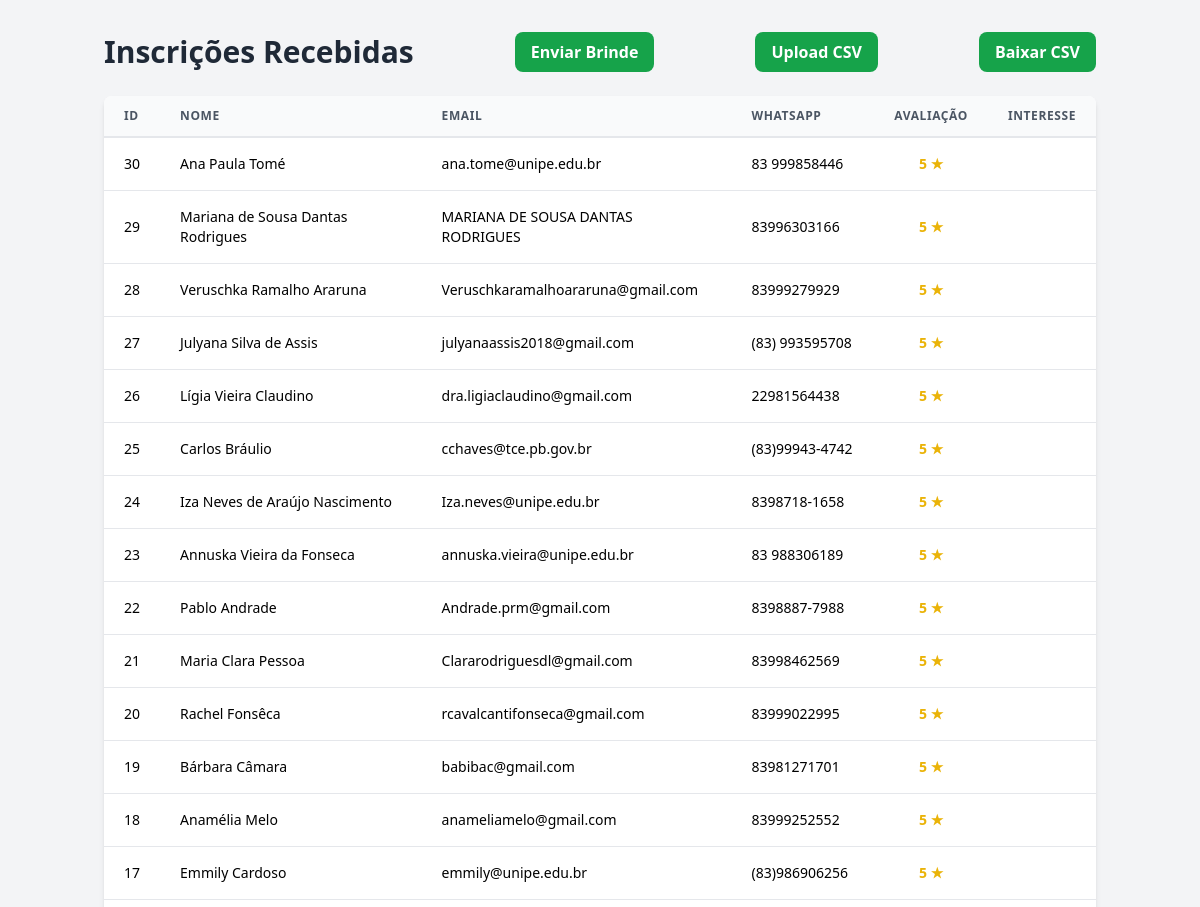
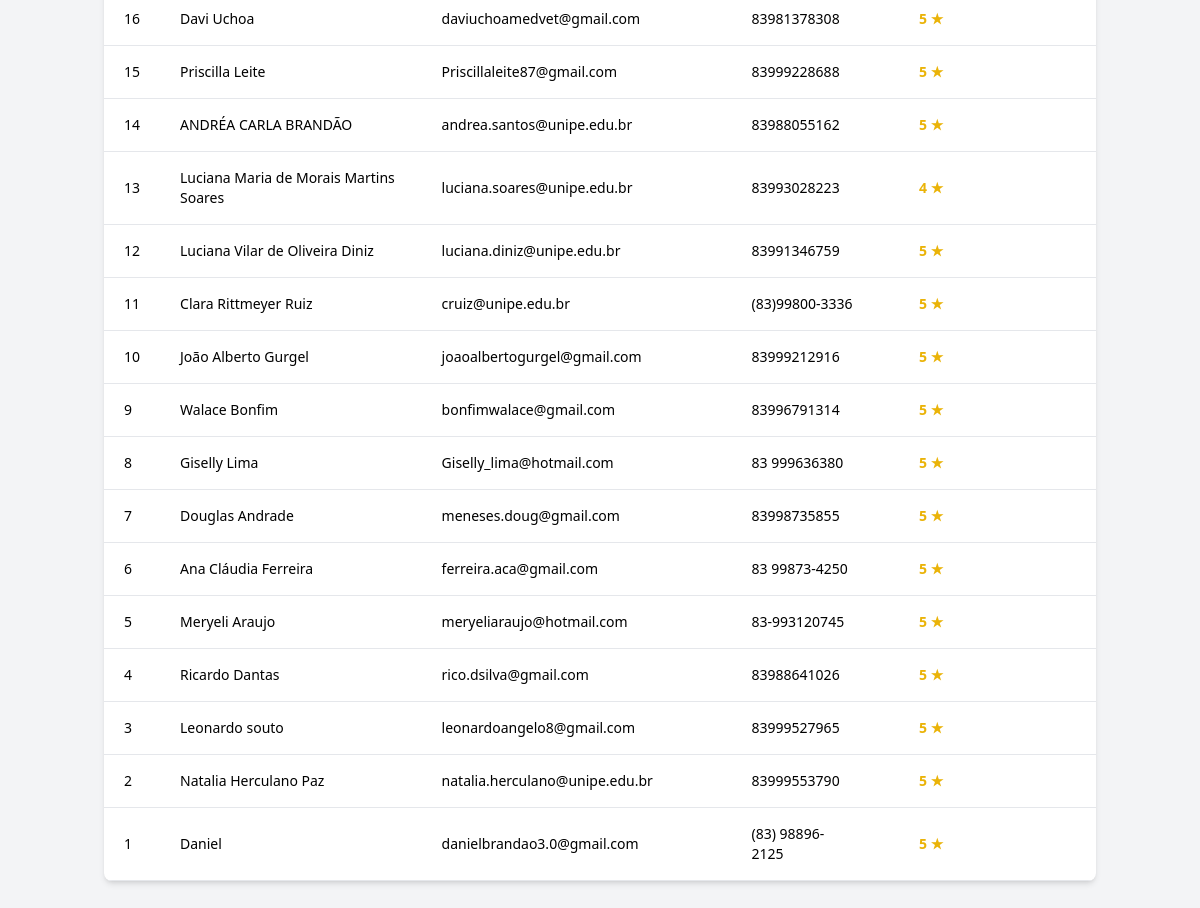
The page /inscricoes on the database its author committed (2 pictures, top to bottom).
### app.py (models this page shows)
class Lead(db.Model):
    id = db.Column(db.Integer, primary_key=True)
    nome = db.Column(db.String(100), nullable=False)
    email = db.Column(db.String(100), unique=True, nullable=False)
    whatsapp = db.Column(db.String(20), nullable=False)
    rating = db.Column(db.Integer, nullable=False)
    grau_instrucao = db.Column(db.String(50), nullable=True)  # NOVO
    mensagem = db.Column(db.Text, nullable=True)
    origem = db.Column(db.String(100), nullable=True)  # NOVO: evento/campanha
    data_cadastro = db.Column(db.DateTime, default=datetime.utcnow)  # NOVO

### app.py (the view)
@app.route('/inscricoes')
def inscricoes():
    todos_os_leads = Lead.query.order_by(Lead.id.desc()).all()
    return render_template('inscricoes.html', leads=todos_os_leads)

### templates/inscricoes.html (shortened to what this page needs)
<!DOCTYPE html>
<html lang="pt-BR">
<head>
    <script src="https://cdn.tailwindcss.com"></script>
</head>
<body class="bg-gray-100 font-lato">
    <div class="container mx-auto px-4 py-8">
        <div class="flex justify-between items-center mb-6">
            <h1 class="text-3xl font-bold font-montserrat text-gray-800">Inscrições Recebidas</h1>
            <a href="{{ url_for('enviar_brinde') }}" class="bg-green-600 hover:bg-green-700 text-white font-bold py-2 px-4 rounded-lg transition-colors">
                Enviar Brinde
            </a>
            <a href="{{ url_for('upload_csv') }}" class="bg-green-600 hover:bg-green-700 text-white font-bold py-2 px-4 rounded-lg transition-colors">
                Upload CSV
            </a>
            <a href="{{ url_for('export_csv') }}" class="bg-green-600 hover:bg-green-700 text-white font-bold py-2 px-4 rounded-lg transition-colors">
                Baixar CSV
            </a>
        </div>
        <div class="bg-white shadow-md rounded-lg overflow-hidden">
            <table class="min-w-full leading-normal">
                <thead>
                    <tr>
                        <th class="px-5 py-3 border-b-2 border-gray-200 bg-gray-50 text-left text-xs font-semibold text-gray-600 uppercase tracking-wider">ID</th>
                        <th class="px-5 py-3 border-b-2 border-gray-200 bg-gray-50 text-left text-xs font-semibold text-gray-600 uppercase tracking-wider">Nome</th>
                        <th class="px-5 py-3 border-b-2 border-gray-200 bg-gray-50 text-left text-xs font-semibold text-gray-600 uppercase tracking-wider">Email</th>
                        <th class="px-5 py-3 border-b-2 border-gray-200 bg-gray-50 text-left text-xs font-semibold text-gray-600 uppercase tracking-wider">WhatsApp</th>
                        <th class="px-5 py-3 border-b-2 border-gray-200 bg-gray-50 text-center text-xs font-semibold text-gray-600 uppercase tracking-wider">Avaliação</th>
                        <th class="px-5 py-3 border-b-2 border-gray-200 bg-gray-50 text-left text-xs font-semibold text-gray-600 uppercase tracking-wider">Interesse</th>
                    </tr>
                </thead>
                <tbody>
                    {% for lead in leads %}
                    <tr class="hover:bg-gray-50">
                        <td class="px-5 py-4 border-b border-gray-200 text-sm">{{ lead.id }}</td>
                        <td class="px-5 py-4 border-b border-gray-200 text-sm">{{ lead.nome }}</td>
                        <td class="px-5 py-4 border-b border-gray-200 text-sm">{{ lead.email }}</td>
                        <td class="px-5 py-4 border-b border-gray-200 text-sm">{{ lead.whatsapp }}</td>
                        <td class="px-5 py-4 border-b border-gray-200 text-sm text-center">
                            <span class="font-bold text-yellow-500">{{ lead.rating }} ★</span>
                        </td>
                        <td class="px-5 py-4 border-b border-gray-200 text-sm">{{ lead.interesse }}</td>
                    </tr>
                    {% else %}
                    <tr>
                        <td colspan="6" class="text-center py-10 text-gray-500">Nenhuma inscrição encontrada.</td>
                    </tr>
                    {% endfor %}
                </tbody>
            </table>
        </div>
    </div>
</body>
</html>

### rows shown on the page
Lead: id "30", nome "Ana Paula Tomé", email "ana.tome@unipe.edu.br", whatsapp "83 999858446", rating "5"
Lead: id "29", nome "Mariana de Sousa Dantas Rodrigues", email "MARIANA DE SOUSA DANTAS RODRIGUES", whatsapp "83996303166", rating "5"
Lead: id "28", nome "Veruschka Ramalho Araruna", email "Veruschkaramalhoararuna@gmail.com", whatsapp "83999279929", rating "5"
Lead: id "27", nome "Julyana Silva de Assis", email "julyanaassis2018@gmail.com", whatsapp "(83) 993595708", rating "5"
Lead: id "26", nome "Lígia Vieira Claudino", email "dra.ligiaclaudino@gmail.com", whatsapp "22981564438", rating "5"
Lead: id "25", nome "Carlos Bráulio", email "cchaves@tce.pb.gov.br", whatsapp "(83)99943-4742", rating "5"
Lead: id "24", nome "Iza Neves de Araújo Nascimento", email "Iza.neves@unipe.edu.br", whatsapp "8398718-1658", rating "5"
Lead: id "23", nome "Annuska Vieira da Fonseca", email "annuska.vieira@unipe.edu.br", whatsapp "83 988306189", rating "5"
Lead: id "22", nome "Pablo Andrade", email "Andrade.prm@gmail.com", whatsapp "8398887-7988", rating "5"
Lead: id "21", nome "Maria Clara Pessoa", email "Clararodriguesdl@gmail.com", whatsapp "83998462569", rating "5"
Lead: id "20", nome "Rachel Fonsêca", email "rcavalcantifonseca@gmail.com", whatsapp "83999022995", rating "5"
Lead: id "19", nome "Bárbara Câmara", email "babibac@gmail.com", whatsapp "83981271701", rating "5"
Lead: id "18", nome "Anamélia Melo", email "anameliamelo@gmail.com", whatsapp "83999252552", rating "5"
Lead: id "17", nome "Emmily Cardoso", email "emmily@unipe.edu.br", whatsapp "(83)986906256", rating "5"
Lead: id "16", nome "Davi Uchoa", email "daviuchoamedvet@gmail.com", whatsapp "83981378308", rating "5"
Lead: id "15", nome "Priscilla Leite", email "Priscillaleite87@gmail.com", whatsapp "83999228688", rating "5"
Lead: id "14", nome "ANDRÉA CARLA BRANDÃO", email "andrea.santos@unipe.edu.br", whatsapp "83988055162", rating "5"
Lead: id "13", nome "Luciana Maria de Morais Martins Soares", email "luciana.soares@unipe.edu.br", whatsapp "83993028223", rating "4"
Lead: id "12", nome "Luciana Vilar de Oliveira Diniz", email "luciana.diniz@unipe.edu.br", whatsapp "83991346759", rating "5"
Lead: id "11", nome "Clara Rittmeyer Ruiz", email "cruiz@unipe.edu.br", whatsapp "(83)99800-3336", rating "5"
Lead: id "10", nome "João Alberto Gurgel", email "joaoalbertogurgel@gmail.com", whatsapp "83999212916", rating "5"
Lead: id "9", nome "Walace Bonfim", email "bonfimwalace@gmail.com", whatsapp "83996791314", rating "5"
Lead: id "8", nome "Giselly Lima", email "Giselly_lima@hotmail.com", whatsapp "83 999636380", rating "5"
Lead: id "7", nome "Douglas Andrade", email "meneses.doug@gmail.com", whatsapp "83998735855", rating "5"
Lead: id "6", nome "Ana Cláudia Ferreira", email "ferreira.aca@gmail.com", whatsapp "83 99873-4250", rating "5"
Lead: id "5", nome "Meryeli Araujo", email "meryeliaraujo@hotmail.com", whatsapp "83-993120745", rating "5"
Lead: id "4", nome "Ricardo Dantas", email "rico.dsilva@gmail.com", whatsapp "83988641026", rating "5"
Lead: id "3", nome "Leonardo souto", email "leonardoangelo8@gmail.com", whatsapp "83999527965", rating "5"
Lead: id "2", nome "Natalia Herculano Paz", email "natalia.herculano@unipe.edu.br", whatsapp "83999553790", rating "5"
Lead: id "1", nome "Daniel", email "danielbrandao3.0@gmail.com", whatsapp "(83) 98896-2125", rating "5"
